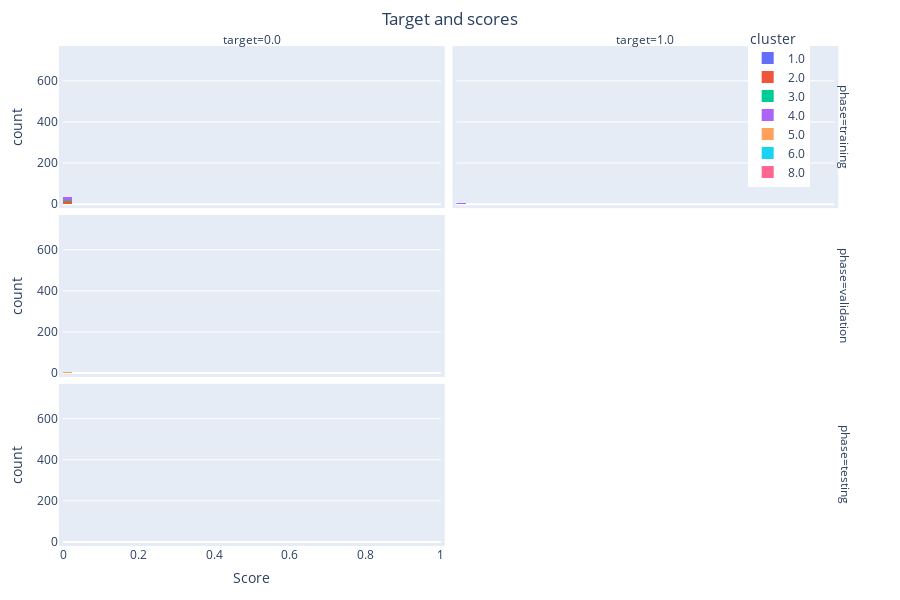

Notebook code cell kept with this figure:
### Markdown cell above
### Target and score distributions per target and cluster

### Code cell
clusters = df_plot.cluster.unique()
clusters.sort()
clusters = list(clusters)
# The histogram of scores compared to true labels
fig = px.histogram(
    df_plot,
    x=y_score,
    color=df_plot.cluster,
    nbins=20,
    facet_col='target',
    facet_row='phase',
    labels=dict(color='True Labels', x='Score'),
    category_orders={'phase': [
        'training',
        "validation",
        "testing"],
        'cluster': clusters}
)
fig.update_layout(
    width=900, height=600,
    showlegend=True,
    title='Target and scores',
    title_x=0.5,
    margin=go.layout.Margin(
        l=50,
        r=50,
        b=50,
        t=50,
        pad=4
    ),
    legend=dict(
        yanchor="top",
        y = 1.05,
        xanchor="left",
        x=0.87
        )
)
fig.update_xaxes(range=[0, 1], constrain='domain')
fig.update_yaxes(range=[0, 750], constrain='domain')
fig.show()
fig.write_html(os.path.join(img_path, 'target_scores.html'))

### Figure 1 — Plotly figure (JSON) as saved in the notebook; plotly's stock layout.template omitted (floating-point values rounded to 4 significant figures)
{"data": [{"alignmentgroup": "True", "bingroup": "x", "hovertemplate": "cluster=1.0<br>phase=training<br>target=0.0<br>Score=%{x}<br>count=%{y}<extra></extra>", "legendgroup": "1.0", "marker": {"color": "#636efa", "pattern": {"shape": ""}}, "name": "1.0", "nbinsx": 20, "offsetgroup": "1.0", "orientation": "v", "showlegend": true, "type": "histogram", "x": [3.833e-05], "xaxis": "x5", "yaxis": "y5"}, {"alignmentgroup": "True", "bingroup": "x", "hovertemplate": "cluster=2.0<br>phase=training<br>target=0.0<br>Score=%{x}<br>count=%{y}<extra></extra>", "legendgroup": "2.0", "marker": {"color": "#EF553B", "pattern": {"shape": ""}}, "name": "2.0", "nbinsx": 20, "offsetgroup": "2.0", "orientation": "v", "showlegend": true, "type": "histogram", "x": [8.432e-05, 3.67e-09, 8.318e-05, 2.481e-08, 5.753e-05, 4.934e-08, 1.712e-08, 6.783e-09, 8.431e-05, 2.963e-08, 1.259e-08, 0.0001123], "xaxis": "x5", "yaxis": "y5"}, {"alignmentgroup": "True", "bingroup": "x", "hovertemplate": "cluster=2.0<br>phase=training<br>target=1.0<br>Score=%{x}<br>count=%{y}<extra></extra>", "legendgroup": "2.0", "marker": {"color": "#EF553B", "pattern": {"shape": ""}}, "name": "2.0", "nbinsx": 20, "offsetgroup": "2.0", "orientation": "v", "showlegend": false, "type": "histogram", "x": [2.011e-08], "xaxis": "x6", "yaxis": "y6"}, {"alignmentgroup": "True", "bingroup": "x", "hovertemplate": "cluster=3.0<br>phase=training<br>target=0.0<br>Score=%{x}<br>count=%{y}<extra></extra>", "legendgroup": "3.0", "marker": {"color": "#00cc96", "pattern": {"shape": ""}}, "name": "3.0", "nbinsx": 20, "offsetgroup": "3.0", "orientation": "v", "showlegend": true, "type": "histogram", "x": [5.619e-09, 3.77e-08, 5.491e-08, 9.385e-05, 2.529e-05], "xaxis": "x5", "yaxis": "y5"}, {"alignmentgroup": "True", "bingroup": "x", "hovertemplate": "cluster=3.0<br>phase=training<br>target=1.0<br>Score=%{x}<br>count=%{y}<extra></extra>", "legendgroup": "3.0", "marker": {"color": "#00cc96", "pattern": {"shape": ""}}, "name": "3.0", "nbinsx": 20, "offsetgroup": "3.0", "orientation": "v", "showlegend": false, "type": "histogram", "x": [3.645e-08], "xaxis": "x6", "yaxis": "y6"}, {"alignmentgroup": "True", "bingroup": "x", "hovertemplate": "cluster=4.0<br>phase=training<br>target=0.0<br>Score=%{x}<br>count=%{y}<extra></extra>", "legendgroup": "4.0", "marker": {"color": "#ab63fa", "pattern": {"shape": ""}}, "name": "4.0", "nbinsx": 20, "offsetgroup": "4.0", "orientation": "v", "showlegend": true, "type": "histogram", "x": [8.693e-05, 9.138e-05, 6.819e-08, 4.097e-08, 0.0001012, 4.855e-08, 7.084e-09, 1.761e-08, 3.232e-08, 2.057e-08, 0.0001236, 3.232e-08, 7.747e-05, 3.18e-08, 0.0001449, 7.084e-09, 1.04e-08, 8.794e-05], "xaxis": "x5", "yaxis": "y5"}, {"alignmentgroup": "True", "bingroup": "x", "hovertemplate": "cluster=4.0<br>phase=training<br>target=1.0<br>Score=%{x}<br>count=%{y}<extra></extra>", "legendgroup": "4.0", "marker": {"color": "#ab63fa", "pattern": {"shape": ""}}, "name": "4.0", "nbinsx": 20, "offsetgroup": "4.0", "orientation": "v", "showlegend": false, "type": "histogram", "x": [9.116e-09, 2.011e-08, 0.0001282], "xaxis": "x6", "yaxis": "y6"}, {"alignmentgroup": "True", "bingroup": "x", "hovertemplate": "cluster=5.0<br>phase=validation<br>target=0.0<br>Score=%{x}<br>count=%{y}<extra></extra>", "legendgroup": "5.0", "marker": {"color": "#FFA15A", "pattern": {"shape": ""}}, "name": "5.0", "nbinsx": 20, "offsetgroup": "5.0", "orientation": "v", "showlegend": true, "type": "histogram", "x": [5.892e-09, 2.313e-08, 1.382e-08, 1.002e-08], "xaxis": "x3", "yaxis": "y3"}, {"alignmentgroup": "True", "bingroup": "x", "hovertemplate": "cluster=6.0<br>phase=testing<br>target=0.0<br>Score=%{x}<br>count=%{y}<extra></extra>", "legendgroup": "6.0", "marker": {"color": "#19d3f3", "pattern": {"shape": ""}}, "name": "6.0", "nbinsx": 20, "offsetgroup": "6.0", "orientation": "v", "showlegend": true, "type": "histogram", "x": [0.9451, 0.8731, 0.9119, 0.8787], "xaxis": "x", "yaxis": "y"}, {"alignmentgroup": "True", "bingroup": "x", "hovertemplate": "cluster=8.0<br>phase=validation<br>target=0.0<br>Score=%{x}<br>count=%{y}<extra></extra>", "legendgroup": "8.0", "marker": {"color": "#FF6692", "pattern": {"shape": ""}}, "name": "8.0", "nbinsx": 20, "offsetgroup": "8.0", "orientation": "v", "showlegend": true, "type": "histogram", "x": [5.688e-09], "xaxis": "x3", "yaxis": "y3"}], "layout": {"annotations": [{"font": {}, "showarrow": false, "text": "target=0.0", "x": 0.24, "xanchor": "center", "xref": "paper", "y": 1.0, "yanchor": "bottom", "yref": "paper"}, {"font": {}, "showarrow": false, "text": "target=1.0", "x": 0.74, "xanchor": "center", "xref": "paper", "y": 1.0, "yanchor": "bottom", "yref": "paper"}, {"font": {}, "showarrow": false, "text": "phase=testing", "textangle": 90, "x": 0.98, "xanchor": "left", "xref": "paper", "y": 0.1567, "yanchor": "middle", "yref": "paper"}, {"font": {}, "showarrow": false, "text": "phase=validation", "textangle": 90, "x": 0.98, "xanchor": "left", "xref": "paper", "y": 0.5, "yanchor": "middle", "yref": "paper"}, {"font": {}, "showarrow": false, "text": "phase=training", "textangle": 90, "x": 0.98, "xanchor": "left", "xref": "paper", "y": 0.8433, "yanchor": "middle", "yref": "paper"}], "barmode": "relative", "height": 600, "legend": {"title": {"text": "cluster"}, "tracegroupgap": 0, "x": 0.87, "xanchor": "left", "y": 1.05, "yanchor": "top"}, "margin": {"b": 50, "l": 50, "pad": 4, "r": 50, "t": 50}, "showlegend": true, "title": {"text": "Target and scores", "x": 0.5}, "width": 900, "xaxis": {"anchor": "y", "constrain": "domain", "domain": [0, 0.48], "range": [0, 1], "title": {"text": "Score"}}, "xaxis2": {"anchor": "y2", "constrain": "domain", "domain": [0.5, 0.98], "matches": "x", "range": [0, 1], "title": {"text": "Score"}}, "xaxis3": {"anchor": "y3", "constrain": "domain", "domain": [0, 0.48], "matches": "x", "range": [0, 1], "showticklabels": false}, "xaxis4": {"anchor": "y4", "constrain": "domain", "domain": [0.5, 0.98], "matches": "x", "range": [0, 1], "showticklabels": false}, "xaxis5": {"anchor": "y5", "constrain": "domain", "domain": [0, 0.48], "matches": "x", "range": [0, 1], "showticklabels": false}, "xaxis6": {"anchor": "y6", "constrain": "domain", "domain": [0.5, 0.98], "matches": "x", "range": [0, 1], "showticklabels": false}, "yaxis": {"anchor": "x", "constrain": "domain", "domain": [0, 0.3133], "range": [0, 750], "title": {"text": "count"}}, "yaxis2": {"anchor": "x2", "constrain": "domain", "domain": [0, 0.3133], "matches": "y", "range": [0, 750], "showticklabels": false}, "yaxis3": {"anchor": "x3", "constrain": "domain", "domain": [0.3433, 0.6567], "matches": "y", "range": [0, 750], "title": {"text": "count"}}, "yaxis4": {"anchor": "x4", "constrain": "domain", "domain": [0.3433, 0.6567], "matches": "y", "range": [0, 750], "showticklabels": false}, "yaxis5": {"anchor": "x5", "constrain": "domain", "domain": [0.6867, 1.0], "matches": "y", "range": [0, 750], "title": {"text": "count"}}, "yaxis6": {"anchor": "x6", "constrain": "domain", "domain": [0.6867, 1.0], "matches": "y", "range": [0, 750], "showticklabels": false}}}
